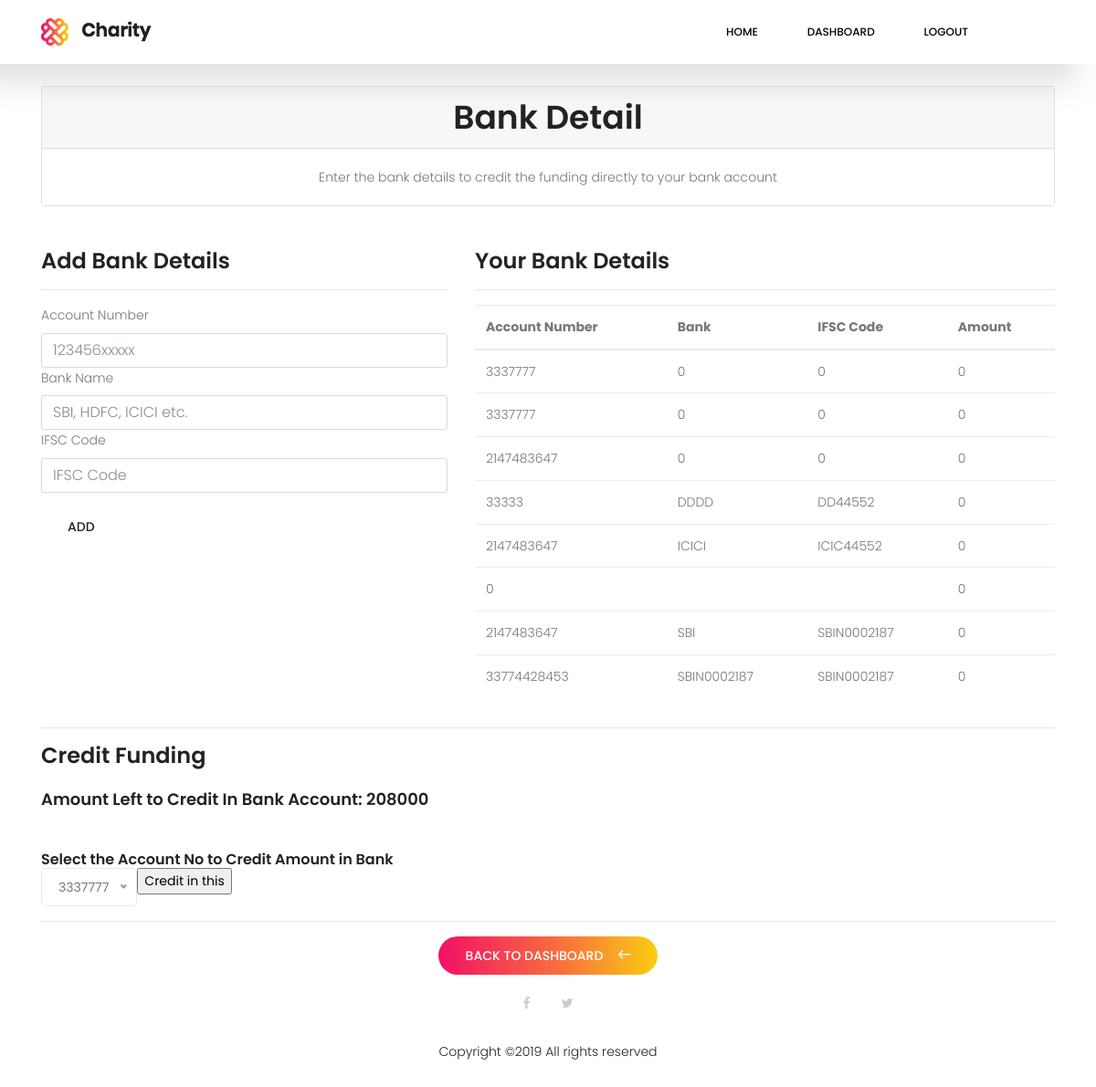
/bankdetail.php (signed in), run on the app's committed database.
### tables this page shows
CREATE TABLE `bank_det` (
  `id` int(11) NOT NULL,
  `username` varchar(233) NOT NULL,
  `accno` varchar(20) NOT NULL,
  `bankname` varchar(32) NOT NULL,
  `ifsccode` varchar(11) NOT NULL,
  `balance` int(11) NOT NULL DEFAULT '0'
);

### bankdetail.php (the view, shortened to what this page needs)
<?php
require('include/db.php');
?>
<?php include "include/header.php";   ?>
<?php include "include/navigation.php"; ?>
<?php
    if (isset($_REQUEST['accno'])){
    	$username=$_SESSION['username'];
		$accno = stripslashes($_REQUEST['accno']);
		$accno = mysqli_real_escape_string($con,$accno);
		$bankname = stripslashes($_REQUEST['bankname']);
		$bankname = mysqli_real_escape_string($con,$bankname);
		$ifsccode = stripslashes($_REQUEST['ifsccode']);
		$ifsccode = mysqli_real_escape_string($con,$ifsccode);
          $query = "INSERT into `bank_det` (username,accno,bankname,ifsccode,balance) VALUES ('$username', '$accno', '$bankname','$ifsccode','0')";
        $result = mysqli_query($con,$query);
        if($result){
            echo "<section class='donate-area relative section-gap'>
                            <div class='overlay overlay-bg'></div>
                            <div class='container'>
                            <div class='col-lg-8 contact-right'>
                            <div class='row d-flex callto-wrap justify-content-between pb-15 pt-15 '>
                            <h4 class='text-white'>Your Bank Details is  successfully Added</h4>
                            <a href='bankdetail.php'' class='head-btn head-btn2 btn text-uppercase'>Add Another</a>
                        </div>
                    </div>
                    </div>
                </section>";
        }
    }else{
?>
<br><br>
<div class="container">
        <div class="row">
        <div class="col">
            <div class="card">
                <div class="card-header">
                    <h1 class="text-center mb-0">Bank Detail</h1>
                </div>
                <div class="card-body justify-content-center" style="background-color:#ffffff;">
                    <p class="text-center card-text">Enter the bank details to credit the funding directly to your bank account</p>
                </div>
            </div>
        </div>
    </div>
    <br><br>
        <div class="row">
            <div class="col-5 offset-0">
                <div class="row">
                    <div class="col">
                        <h3>Add Bank Details</h3>
                        <hr>
                    </div>
                </div>
                <div class="form-group">
                    <form name="registration" action="" method="post">
                        <div class="form-group">
                          <label>Account Number</label>
                          <input class="form-control" type="text" name="accno" placeholder="123456xxxxx" required>
                          <label>Bank Name</label>
                          <input class="form-control" type="text" name="bankname" placeholder="SBI, HDFC, ICICI etc." required>
                          <label>IFSC Code</label>
                          <input class="form-control" type="text" name="ifsccode" placeholder="IFSC Code" required>
                        </div>
                        <button class="head-btn head-btn2 btn text-uppercase" type="submit" name= "submit" value="Add Now">Add</button>
                    </form>
                </div></div>
            <?php
                $username=$_SESSION['username'];
                $query= "SELECT * FROM bank_det WHERE username='$username' ";
                $result= mysqli_query($con,$query);
            ?>
            <div class="col">
                <div class="row">
                    <div class="col">
                        <h3>Your Bank Details</h3>
                        <hr>
                    </div>
                </div>
                <div class="row">
                    <div class="col">
                        <div class="table-responsive">
                            <table class="table">
                                <thead>
                                    <tr>
                                        <th>Account Number</th>
                                        <th>Bank</th>
                                        <th>IFSC Code</th>
                                        <th>Amount</th>
                                    </tr>
                                </thead>
                                <tbody>
                                    <?php
                                          if( mysqli_num_rows( $result )==0 ){
                                            echo '<tr><td colspan="4">No Rows Returned</td></tr>';
                                          }else{
                                            while( $row = mysqli_fetch_assoc( $result ) ){
                                              echo "<tr><td>{$row['accno']}</td><td>{$row['bankname']}</td><td>{$row['ifsccode']}</td><td>{$row['balance']}</td></tr>\n";
                                            }
                                          }
                                    ?>
                                </tbody>
                            </table>
                        </div>
                    </div>
                </div>
            </div>
        </div>
        <hr>
        <div class="row">
            <div class="col">
            <h3>Credit Funding</h3>
            <br />
            <?php
                $username=$_SESSION['username'];
                $q="SELECT sum(amount_credited) as total FROM requestfund WHERE username='$username'";
                $res= mysqli_query($con,$q);
                $row1= mysqli_fetch_assoc($res);
                $q2="SELECT sum(balance) as credited FROM `bank_det`  WHERE username='$username'";
                $res2= mysqli_query($con,$q2);
                $row2= mysqli_fetch_assoc($res2);
                $t=$row1['total'];
                $c=$row2['credited'];
                $creditleft=$t-$c;
            ?>
            <h4>Amount Left to Credit In Bank Account: <?php echo $creditleft ?></h4>
            <br><br>
            <h5>Select the Account No to Credit Amount in Bank</h5>
            <form method="post" action="">
            <input type="submit" name="submit" value="Credit in this" />
            </form>
        </div>
        </div>
        <hr>
        <div class="row justify-content-center align-items-center">
        <div class="col-auto align-self-center">
            <a class="primary-btn text-uppercase" role="button" href="afterlogin.php"><span class="lnr lnr-arrow-left"></span>Back to Dashboard</a></div>
    </div><?php } ?>
    </div>
<?php
  include "include/footer.php";
?>

### css/main.css (style rules this page uses)
body { color:#777;font-family:"Poppins",sans-serif;font-size:14px;font-weight:300;line-height:1.625em;position:relative }
a { -webkit-transition:all 0.3s ease 0s;-moz-transition:all 0.3s ease 0s;-o-transition:all 0.3s ease 0s;transition:all 0.3s ease 0s }
a,a:focus,a:hover { text-decoration:none;outline:0 }
h1,h2,h3,h4,h5,h6 { font-family:"Poppins",sans-serif;color:#222;line-height:1.2em !important;margin-bottom:0;margin-top:0;font-weight:600 }
h1,.h1 { font-size:36px }
h3,.h3 { font-size:24px }
h4,.h4 { font-size:20px }
h5,.h5 { font-size:16px }
td,th { border-radius:0px }
.mb-0 { margin-bottom:0px }
.text-center { text-align:center }
h1 { font-size:36px }
h3 { font-size:24px }
h4 { font-size:18px }
h5 { font-size:16px }
h1,h2,h3,h4,h5,h6 { line-height:1.5em }
body { position:relative }
.lnr { font-weight:700 }
.p1-gradient-bg,.primary-btn,.primary-btn:after,.banner-content .clock_sec,.head-btn:hover,.callto-wrap,.single-project .content .content-overlay,.single-vol .content .content-overlay { background-image:-moz-linear-gradient(0deg, #f40f68 0%, #f86e3d 55%, #fbcd11 100%);background-image:-webkit-linear-gradient(0deg, #f40f68 0%, #f86e3d 55%, #fbcd11 100%);background-image:-ms-linear-gradient(0deg, #f40f68 0%, #f86e3d 55%, #fbcd11 100%) }
.primary-btn { line-height:42px;padding-left:30px;padding-right:60px;border-radius:25px;border:none;color:#fff;display:inline-block;font-weight:500;position:relative;-webkit-transition:all 0.3s ease 0s;-moz-transition:all 0.3s ease 0s;-o-transition:all 0.3s ease 0s;transition:all 0.3s ease 0s;cursor:pointer }
.primary-btn span { color:#fff;position:absolute;top:50%;transform:translateY(-60%);right:30px;-webkit-transition:all 0.3s ease 0s;-moz-transition:all 0.3s ease 0s;-o-transition:all 0.3s ease 0s;transition:all 0.3s ease 0s }
.primary-btn:after { position:absolute;content:"";width:100%;height:100%;top:0;left:0;border-radius:20px;opacity:0;-webkit-transition:all 0.3s ease 0s;-moz-transition:all 0.3s ease 0s;-o-transition:all 0.3s ease 0s;transition:all 0.3s ease 0s;z-index:1 }
.head-btn { border:1px solid #777;color:#222;font-weight:500;background:#fff;border:1px solid transparent;text-transform:uppercase;border:1px solid transparent;font-size:14px;border-radius:20px;padding:12px 28px;-webkit-transition:all 0.3s ease 0s;-moz-transition:all 0.3s ease 0s;-o-transition:all 0.3s ease 0s;transition:all 0.3s ease 0s }
.head-btn2 { background:#fff;-webkit-transition:all 0.3s ease 0s;-moz-transition:all 0.3s ease 0s;-o-transition:all 0.3s ease 0s;transition:all 0.3s ease 0s }

### data on the page
bank_det: accno "3337777", bankname "0", ifsccode "0", balance "0"
bank_det: accno "3337777", bankname "0", ifsccode "0", balance "0"
bank_det: accno "2147483647", bankname "0", ifsccode "0", balance "0"
bank_det: accno "33333", bankname "DDDD", ifsccode "DD44552", balance "0"
bank_det: accno "2147483647", bankname "ICICI", ifsccode "ICIC44552", balance "0"
bank_det: accno "0", balance "0"
bank_det: accno "2147483647", bankname "SBI", ifsccode "SBIN0002187", balance "0"
bank_det: accno "33774428453", bankname "SBIN0002187", ifsccode "SBIN0002187", balance "0"

### other printed values
$creditleft "208000"
